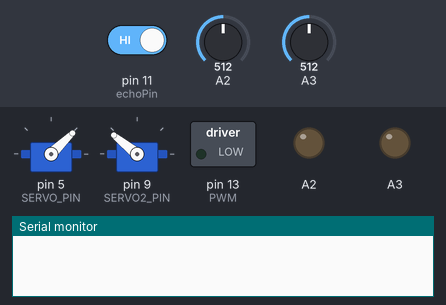
Simulated run of this sketch. Board: Arduino Uno, built with avr-gcc and run on an emulated ATmega328P. Shown: 2 × servo, switched loads named in the sketch (green lamp = pin HIGH), output pins drawn as LEDs (lit = HIGH), the last lines printed to the serial monitor. The inputs (shaded band) are chosen by the test bench; at power-on: pin 11 (echoPin) HIGH, A2 = 512, A3 = 512. Pins used as bus, display or sensor lines are not drawn.

Above: at 1.05 s.
At 2.2 s:
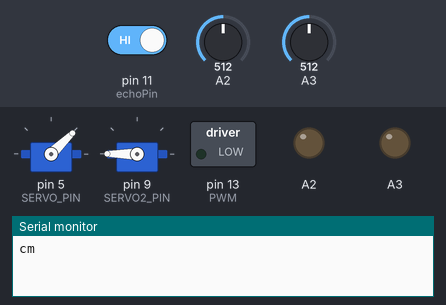
At 5.2 s:
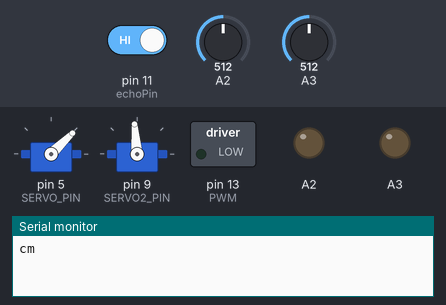
At 10.2 s:
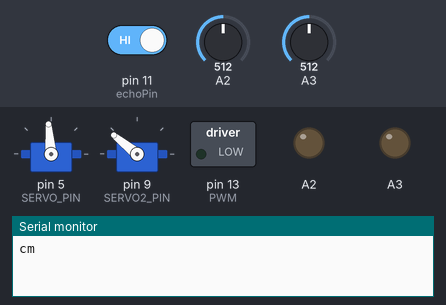
Timing chart, 0 to 14.3 s (numbered marks = the images above):
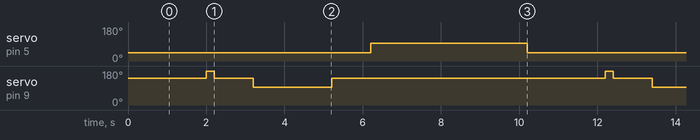

Measured:
- by itself, servo on pin 5 (SERVO_PIN): alternates 95° for 4.0 s and 44° for 6.2 s
- by itself, servo on pin 9 (SERVO2_PIN): repeats every 10.2 s: 141° 1.0 s, 95° 2.0 s, 141° 7.0 s, 180° 0.20 s

The sketch:

my_first_sketch.ino
```cpp
#include <Servo.h>
#define  SERVO_PIN  5           //宏定义舵机控制引脚
#define  SERVO2_PIN  9
#define SensorLeftPin1 = A2;
#define SensorRIGHTPin1 = A3;
#define STOP      0


Servo myservo;  // 定义Servo对象来控制
Servo myservo2;
int pos1 = 0;    // 角度存储变量
int pos2 = 0;
unsigned int PWM = 0;             //变量pwm用来存储舵机角度位置,PWM的500对应0度，2500对应舵机的最大角度
int trigPin = 12;      // trig pin of HC-SR04
int echoPin = 11;     // Echo pin of HC-SR04
int fwdleft9 = 9;       //ForWarD motion of Left motor
int revright5= 5;      //REVerse motion of Right motor
int distance  = pulseIn(echoPin,10);
void getDistance();//int dis[3];//距离
int SensorLeftvalue1 = 0;
int SensorRightvalue1 = 0;
float dis;//检测到距离障碍物的距离


void setup()
 {
    pinMode(13, OUTPUT);//PWM
    myservo.attach(SERVO_PIN);  // 控制线连接数字5
    myservo2.attach(SERVO2_PIN);
    myservo.writeMicroseconds(1000);
    myservo2.writeMicroseconds(1000);
    Serial.begin(9600);//超声波探测仪操作
    pinMode(fwdleft9, OUTPUT);      // set Motor pins as output
    pinMode(revright5, OUTPUT);
    pinMode(trigPin, OUTPUT);         // set trig pin as output
    pinMode(echoPin, INPUT);          //set echo pin as input to capture reflected waves
    pinMode(A2, INPUT);
    pinMode(A3, INPUT);
    analogWrite(A2,HIGH);
    analogWrite(A3,HIGH);


  }


 void TURNLEFT()
  {
    myservo.writeMicroseconds(1000);
    myservo2.writeMicroseconds(1520);
    delay(2000);
  }


 void TURNRIGHT()
  {
    myservo.writeMicroseconds(1520);
    myservo2.writeMicroseconds(2000);
    delay(2000);
  }

 void MOVEFORWARD()
  {
    myservo.writeMicroseconds(1000);
    myservo2.writeMicroseconds(2000);
    delay(1000);
  }

 void MOVEROUND()
  {
    myservo.writeMicroseconds(1000);
    myservo2.writeMicroseconds(1000);
    delay(2000);
  }

  void turn()
   {
     digitalWrite(revright5,LOW);
     digitalWrite(fwdleft9,HIGH);
     analogWrite(fwdleft9,1000);
     delay(1000);
   }

  void stop()
   {
     digitalWrite(revright5,LOW);
     digitalWrite(fwdleft9,LOW);
     delay(2000);
   }


  void getDistance()
   {
     digitalWrite(trigPin,LOW);
     digitalWrite(echoPin,LOW);
     delayMicroseconds(2);
     digitalWrite(trigPin,HIGH);
     digitalWrite(echoPin,HIGH);
     delayMicroseconds(100);
     Serial. print("cm");
     Serial. println();
     delay(200);

   }


 void loop()
  {
    /*analogWrite(13, 1000);
    delayMicroseconds(100); // Approximately 10% duty cycle @ 1KHz
    analogWrite(13, 0);
    delayMicroseconds(1000- 100); //修改这里的1000可以调整频率

 /* for (pos1 = 0; pos <= 360; pos ++)
     { // 0°到180°
       // in steps of 1 degree
        myservo.write(pos);              // 舵机角度写入
        myservo2.write(pos);
        delay(5);                       // 等待转动到指定角度
       }
   for (pos2 = 0; pos <= 360; pos --)
      { // 从180°到0°
        myservo.write(pos);              // 舵机角度写入
        delay(5);                       // 等待转动到指定角度
       }*/


  /*for(PWM = 50; PWM <2000; PWM += 5)
      {   //舵机从50状态转到2450，每次增加5
         myservo.writeMicroseconds(PWM);   //给舵机写入PWM
         delay(5);                        //延时5ms让舵机转到指定位置
       }
    for(PWM = 2450; PWM>50; PWM-=5)
      {
         myservo2.writeMicroseconds(PWM);
         delay(5);
       }    */


    /*//不同方向同速转动（原地旋转）
    for(pos1 = 0; pos1 <= 180; pos1 += 1)
      {
         myservo.write(pos1);
         myservo2.write(180-pos2);
         delay(15);
         }
         delay(3000);

     for(pos1 = 0; pos1>=55; pos1 -=1)
       {
         myservo.write(pos1);
         myservo2.write(180-pos1);
         delay(15);
         }
          delay(1000);*/


/*//同向但转速不同（曲线行驶）
     for(pos1 = 0; pos1 <= 180; pos1 += 1)
       {
         myservo.write(pos1);
         myservo2.write(pos2);
         delay(15);
         }
          delay(3000);

      for(pos1 = 0; pos1 >=60; pos1 += 5)
        {
          myservo.write(pos1);
          myservo2.write(pos2);
          delay(15);
         }
          delay(1000);
   }*/


/*//主动避障
 myservo.writeMicroseconds(1000);
 myservo2.writeMicroseconds(3000);
 getDistance();


 if(distance >50)        // move forward
  {
     digitalWrite(revright5, LOW);
     digitalWrite(fwdleft9, HIGH);
     delay(200);
  }
 if(distance <50)
  {
   /*digitalWrite(revright5,LOW);//stop
     digitalWrite(fwdleft9,LOW);
     delay(500);
     digitalWrite(revright5,HIGH);//movebackward
     digitalWrite(fwdleft9,LOW);
     delay(500);
     digitalWrite(revright5,LOW);//stop
     digitalWrite(fwdleft9,LOW);
     delay(100);
     digitalWrite(revright5,LOW);
     digitalWrite(fwdleft9,HIGH);
     delay(500);

     MOVEFORWARD();
     TURNLEFT();
     MOVEFORWARD();
     TURNRIGHT();
     TURNRIGHT();
     MOVEFORWARD();


  }*/
 //循线+避障
   SensorLeftvalue1 = analogRead(A2);
   SensorRightvalue1 = analogRead(A3);


   if(A2 <100 && A3 <100 )//都是白直走
    {
       MOVEFORWARD();
     }

     else if(A2 <100 && A3 >=100 )
      {
         TURNLEFT();
       }

     else if(A2 >=100 && A3 <100 )
      {
         TURNRIGHT();
       }

     else if(A2 >100 && A3 >100 )
      {
         turn();
         delay(1000);
         stop();
         delay(1000);
       }


   myservo.writeMicroseconds(1000);
   myservo2.writeMicroseconds(3000);
   getDistance();

   if (distance <30)
    {
       MOVEFORWARD();
       TURNLEFT();
       MOVEFORWARD();
       TURNRIGHT();
       TURNRIGHT();
       MOVEFORWARD();
    }


}


  
```
